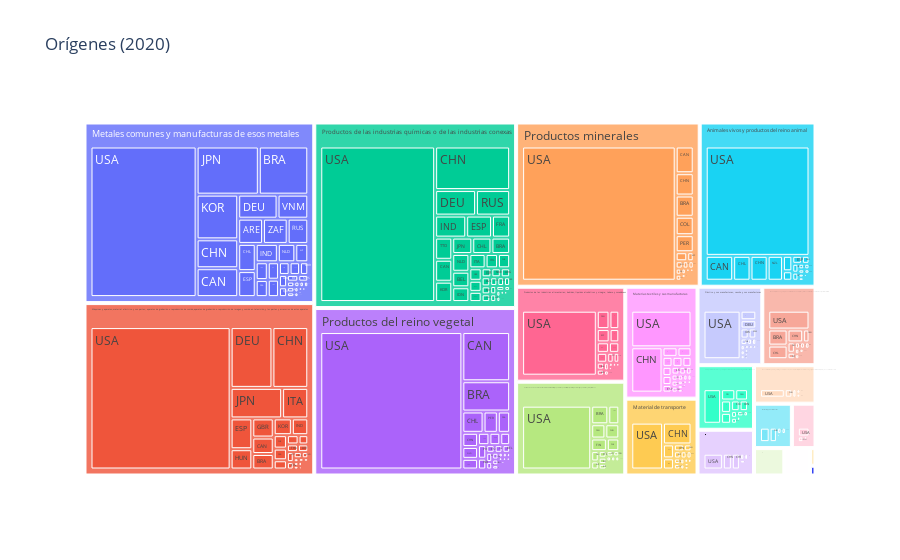

Notebook source saved alongside this figure:
### Code cell
c = Data('world_trade_',reporting_country='484',year=[2020],imp_exp=1)
df = c.read_data()
c.grafica_treemap_paises(df[0],c.year,imp_exp=c.imp_exp)

### Figure 1 — Plotly figure (JSON) as saved in the notebook; plotly's stock layout.template omitted (floating-point values rounded to 4 significant figures; data arrays with more than 128 entries replaced by an {"elided": "..."} marker saying what was removed)
{"data": [{"branchvalues": "total", "domain": {"x": [0, 1], "y": [0, 1]}, "hovertemplate": "labels=%{label}<br>tradevalue=%{value}<br>parent=%{parent}<br>id=%{id}<extra></extra>", "ids": {"elided": "854 str values"}, "labels": {"elided": "854 str values"}, "name": "", "parents": {"elided": "854 str values"}, "type": "treemap", "values": {"elided": "854 int values"}}], "layout": {"legend": {"tracegroupgap": 0}, "title": {"text": "Orígenes (2020)"}}}
